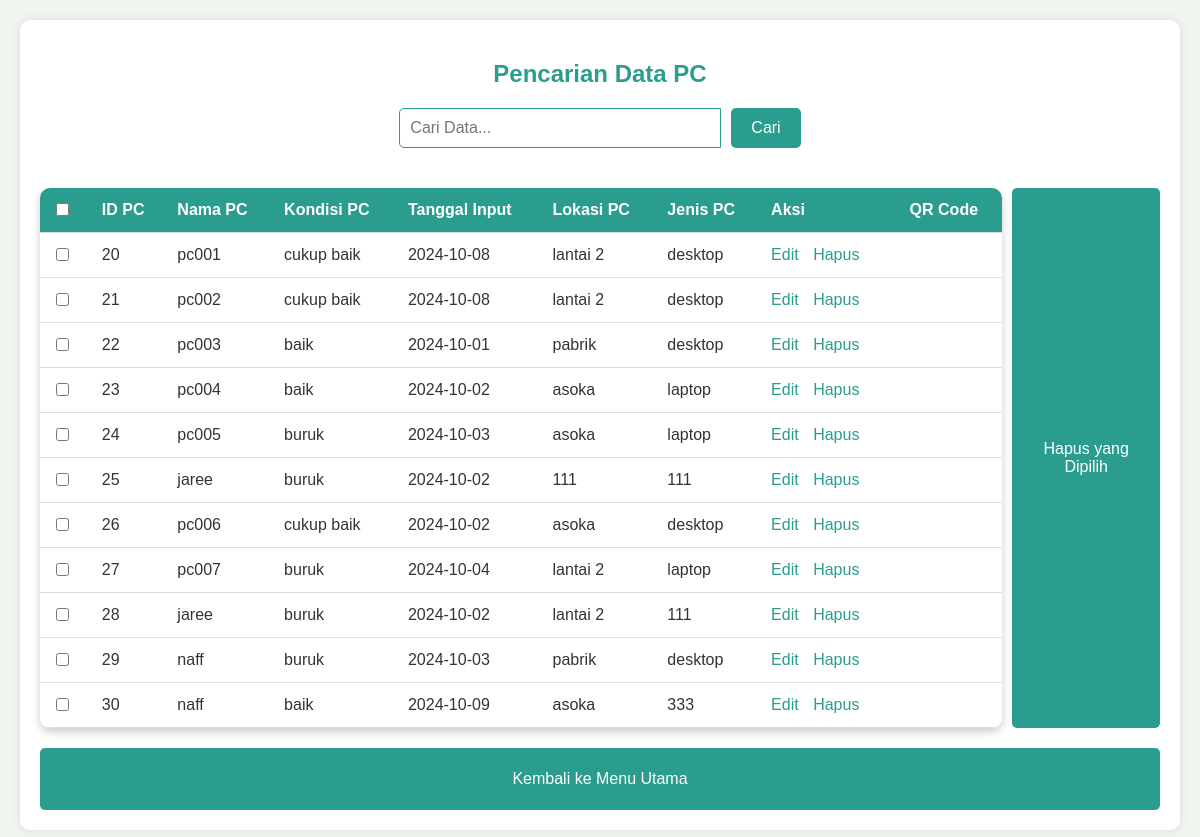
Page /search_data.php on the committed database.
### tables this page shows
CREATE TABLE `pc_tel` (
  `id` int(11) NOT NULL,
  `nama_pc` varchar(100) NOT NULL,
  `tanggal_input` date NOT NULL,
  `kondisi_pc` varchar(50) NOT NULL,
  `jenis_pc` varchar(50) NOT NULL,
  `lokasi_pc` varchar(50) NOT NULL
);

### search_data.php (the view, shortened to what this page needs)
<?php
include 'koneksi.php';
$search = isset($_POST['search']) ? $_POST['search'] : '';
$sql = "SELECT * FROM pc_tel WHERE nama_pc LIKE '%$search%' OR kondisi_pc LIKE '%$search%' OR lokasi_pc LIKE '%$search%' OR jenis_pc LIKE '%$search%'";
$result = $conn->query($sql);
?>
<!DOCTYPE html>
<html lang="id">
<head>
</head>
<body>
    <div class="container">
        <h2>Pencarian Data PC</h2>
        <form method="POST">
            <input type="text" name="search" placeholder="Cari Data..." value="<?php echo htmlspecialchars($search); ?>">
            <button type="submit">Cari</button>
        </form>
        <form method="POST">
            <table>
                <tr>
                    <th><input type="checkbox" id="select-all"></th>
                    <th>ID PC</th>
                    <th>Nama PC</th>
                    <th>Kondisi PC</th>
                    <th>Tanggal Input</th>
                    <th>Lokasi PC</th>
                    <th>Jenis PC</th>
                    <th>Aksi</th>
                    <th>QR Code</th>
                </tr>
                <?php if ($result->num_rows > 0): ?>
                    <?php while ($row = $result->fetch_assoc()): ?>
                        <tr>
                            <td><input type="checkbox" name="selected_ids[]" value="<?php echo $row['id']; ?>"></td>
                            <td><?php echo htmlspecialchars($row['id']); ?></td>
                            <td><?php echo htmlspecialchars($row['nama_pc']); ?></td>
                            <td><?php echo htmlspecialchars($row['kondisi_pc']); ?></td>
                            <td><?php echo htmlspecialchars($row['tanggal_input']); ?></td>
                            <td><?php echo htmlspecialchars($row['lokasi_pc']); ?></td>
                            <td><?php echo htmlspecialchars($row['jenis_pc']); ?></td>
                            <td class="action-links">
                                <a href="edit_data.php?id=<?php echo $row['id']; ?>">Edit</a>
                                <a href="delete_data.php?id=<?php echo $row['id']; ?>" onclick="return confirm('Apakah Anda yakin ingin menghapus data ini?');">Hapus</a>
                            </td>
                            <td>
                            </td>
                        </tr>
                    <?php endwhile; ?>
                <?php else: ?>
                    <tr>
                        <td colspan="9">Tidak ada data ditemukan.</td>
                    </tr>
                <?php endif; ?>
            </table>
            <div class="button-container">
                <button type="submit" name="delete_selected" onclick="return confirm('Apakah Anda yakin ingin menghapus data yang dipilih?');">Hapus yang Dipilih</button>
            </div>
        </form>
        <div class="back-container">
            <a href="index.php" class="back-link">Kembali ke Menu Utama</a>
        </div>
    </div>
</body>
</html>

### search_data.php (style rules this page uses)
body { font-family: 'Arial', sans-serif; background-color: #f0f5f0; margin: 0; padding: 20px; color: #333; }
.container { max-width: 1200px; margin: 0 auto; background-color: #ffffff; padding: 20px; border-radius: 10px; box-shadow: 0 0 10px rgba(0,0,0,0.1); }
h2 { color: #2a9d8f; text-align: center; margin-bottom: 20px; }
form { display: flex; justify-content: center; margin-bottom: 20px; }
input[type="text"] { padding: 10px; font-size: 16px; border: 1px solid #2a9d8f; border-radius: 5px 0 0 5px; width: 300px; }
button { padding: 10px 20px; font-size: 16px; background-color: #2a9d8f; color: white; border: none; border-radius: 5px; margin-left: 10px; }
table { width: 100%; border-collapse: collapse; margin-top: 20px; box-shadow: 0 4px 10px rgba(0, 0, 0, 0.2); border-radius: 10px; overflow: hidden; }
th, td { padding: 12px; text-align: left; border-bottom: 1px solid #ddd; background-color: white; }
th { background-color: #2a9d8f; color: white; }
.action-links a { color: #2a9d8f; text-decoration: none; margin-right: 10px; }
.back-container { display: flex; justify-content: center; margin-top: 20px; padding: 10px; border-radius: 5px; background-color: #2a9d8f; }
.back-link { color: white; text-decoration: none; padding: 12px 20px; border-radius: 5px; transition: background-color 0.3s, color 0.3s; }
.button-container { display: flex; justify-content: center; margin-top: 20px; }

### rows in the picture
pc_tel: id "20", nama_pc "pc001", kondisi_pc "cukup baik", tanggal_input "2024-10-08", lokasi_pc "lantai 2", jenis_pc "desktop"
pc_tel: id "21", nama_pc "pc002", kondisi_pc "cukup baik", tanggal_input "2024-10-08", lokasi_pc "lantai 2", jenis_pc "desktop"
pc_tel: id "22", nama_pc "pc003", kondisi_pc "baik", tanggal_input "2024-10-01", lokasi_pc "pabrik", jenis_pc "desktop"
pc_tel: id "23", nama_pc "pc004", kondisi_pc "baik", tanggal_input "2024-10-02", lokasi_pc "asoka", jenis_pc "laptop"
pc_tel: id "24", nama_pc "pc005", kondisi_pc "buruk", tanggal_input "2024-10-03", lokasi_pc "asoka", jenis_pc "laptop"
pc_tel: id "25", nama_pc "jaree", kondisi_pc "buruk", tanggal_input "2024-10-02", lokasi_pc "111", jenis_pc "111"
pc_tel: id "26", nama_pc "pc006", kondisi_pc "cukup baik", tanggal_input "2024-10-02", lokasi_pc "asoka", jenis_pc "desktop"
pc_tel: id "27", nama_pc "pc007", kondisi_pc "buruk", tanggal_input "2024-10-04", lokasi_pc "lantai 2", jenis_pc "laptop"
pc_tel: id "28", nama_pc "jaree", kondisi_pc "buruk", tanggal_input "2024-10-02", lokasi_pc "lantai 2", jenis_pc "111"
pc_tel: id "29", nama_pc "naff", kondisi_pc "buruk", tanggal_input "2024-10-03", lokasi_pc "pabrik", jenis_pc "desktop"
pc_tel: id "30", nama_pc "naff", kondisi_pc "baik", tanggal_input "2024-10-09", lokasi_pc "asoka", jenis_pc "333"
